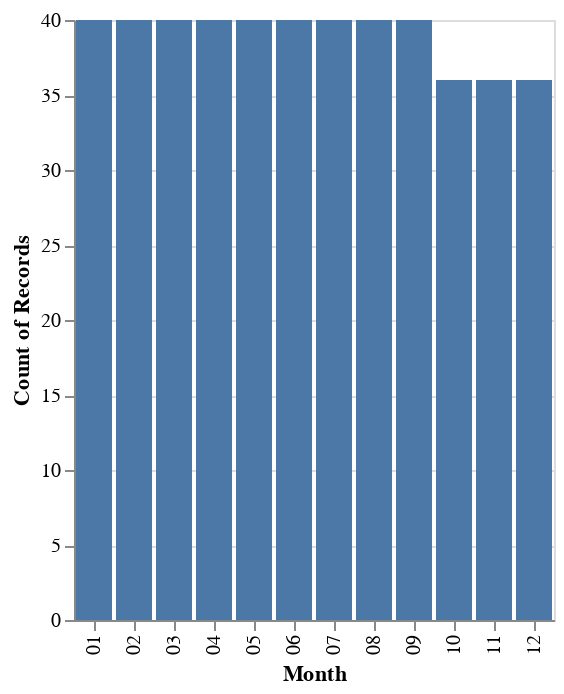

Write notebook code for a chart like this one.
### Markdown cell above
Nothing relevant. Next step: try with totals (sum instead of mean)

### Code cell
alt.Chart(indvd_ym).mark_bar().encode(
    x=alt.X('Month'),
    y=alt.Y('count()')
)

### Figure 1 — Vega-Lite specification as saved in the notebook (floating-point values rounded to 4 significant figures; data arrays with more than 128 entries replaced by an {"elided": "..."} marker saying what was removed)
{"config": {"view": {"continuousWidth": 300, "continuousHeight": 300}}, "data": {"name": "data-3590c84205c275a7f4f394c2defeb8de"}, "mark": {"type": "bar"}, "encoding": {"x": {"field": "Month", "type": "nominal"}, "y": {"aggregate": "count", "type": "quantitative"}}, "$schema": "https://vega.github.io/schema/vega-lite/v5.8.0.json", "datasets": {"data-3590c84205c275a7f4f394c2defeb8de": {"elided": "468 records"}}}
